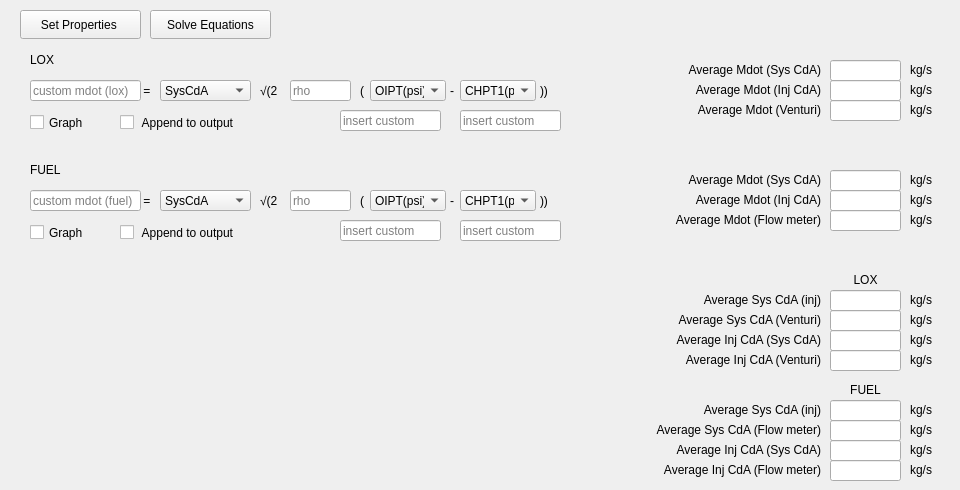
   <widget class="QWidget" name="tab_2">
    <attribute name="title">
     <string>Calcs</string>
    </attribute>
    <widget class="QLabel" name="Equals_1">
     <property name="geometry">
      <rect>
       <x>140</x>
       <y>80</y>
       <width>21</width>
       <height>21</height>
      </rect>
     </property>
     <property name="text">
      <string> =</string>
     </property>
    </widget>
    <widget class="QComboBox" name="loxDP1Combo">
     <property name="geometry">
      <rect>
       <x>370</x>
       <y>80</y>
       <width>76</width>
       <height>21</height>
      </rect>
     </property>
     <item>
      <property name="text">
       <string>OIPT(psi)</string>
      </property>
     </item>
    </widget>
    <widget class="QLabel" name="Equation1">
     <property name="geometry">
      <rect>
       <x>260</x>
       <y>80</y>
       <width>41</width>
       <height>21</height>
      </rect>
     </property>
     <property name="text">
      <string>√(2</string>
     </property>
    </widget>
    <widget class="QLabel" name="Equation1_2">
     <property name="geometry">
      <rect>
       <x>360</x>
       <y>80</y>
       <width>16</width>
       <height>21</height>
      </rect>
     </property>
     <property name="text">
      <string>(</string>
     </property>
    </widget>
    <widget class="QLabel" name="Equation1_3">
     <property name="geometry">
      <rect>
       <x>450</x>
       <y>80</y>
       <width>16</width>
       <height>21</height>
      </rect>
     </property>
     <property name="text">
      <string>-</string>
     </property>
    </widget>
    <widget class="QComboBox" name="loxDP2Combo">
     <property name="geometry">
      <rect>
       <x>460</x>
       <y>80</y>
       <width>76</width>
       <height>21</height>
      </rect>
     </property>
     <item>
      <property name="text">
       <string>CHPT1(psi)</string>
      </property>
     </item>
     <item>
      <property name="text">
       <string>CHPT2(psi)</string>
      </property>
     </item>
    </widget>
    <widget class="QPushButton" name="solveEqnsButton">
     <property name="geometry">
      <rect>
       <x>150</x>
       <y>10</y>
       <width>121</width>
       <height>29</height>
      </rect>
     </property>
     <property name="text">
      <string>Solve Equations</string>
     </property>
    </widget>
    <widget class="QLabel" name="Equation1_4">
     <property name="geometry">
      <rect>
       <x>540</x>
       <y>80</y>
       <width>16</width>
       <height>21</height>
      </rect>
     </property>
     <property name="text">
      <string>))</string>
     </property>
    </widget>
    <widget class="QPushButton" name="setPropertiesButton">
     <property name="geometry">
      <rect>
       <x>20</x>
       <y>10</y>
       <width>121</width>
       <height>29</height>
      </rect>
     </property>
     <property name="text">
      <string>Set Properties </string>
     </property>
    </widget>
    <widget class="QLabel" name="loxLabelCalcs">
     <property name="geometry">
      <rect>
       <x>30</x>
       <y>50</y>
       <width>63</width>
       <height>20</height>
      </rect>
     </property>
     <property name="text">
      <string>LOX</string>
     </property>
    </widget>
    <widget class="QLineEdit" name="loxRhoBox">
     <property name="geometry">
      <rect>
       <x>290</x>
       <y>80</y>
       <width>61</width>
       <height>21</height>
      </rect>
     </property>
     <property name="text">
      <string/>
     </property>
     <property name="placeholderText">
      <string>rho</string>
     </property>
    </widget>
    <widget class="QComboBox" name="loxSysCdACombo">
     <property name="geometry">
      <rect>
       <x>160</x>
       <y>80</y>
       <width>91</width>
       <height>21</height>
      </rect>
     </property>
     <item>
      <property name="text">
       <string>SysCdA</string>
      </property>
     </item>
     <item>
      <property name="text">
       <string>InjCdA</string>
      </property>
     </item>
    </widget>
    <widget class="QLabel" name="label_2">
     <property name="geometry">
      <rect>
       <x>650</x>
       <y>60</y>
       <width>171</width>
       <height>20</height>
      </rect>
     </property>
     <property name="text">
      <string>Average Mdot (Sys CdA)</string>
     </property>
     <property name="alignment">
      <set>Qt::AlignmentFlag::AlignRight|Qt::AlignmentFlag::AlignTrailing|Qt::AlignmentFlag::AlignVCenter</set>
     </property>
    </widget>
    <widget class="QLineEdit" name="loxMdotSysAvg">
     <property name="geometry">
      <rect>
       <x>830</x>
       <y>60</y>
       <width>71</width>
       <height>21</height>
      </rect>
     </property>
    </widget>
    <widget class="QLabel" name="label_3">
     <property name="geometry">
      <rect>
       <x>650</x>
       <y>80</y>
       <width>171</width>
       <height>20</height>
      </rect>
     </property>
     <property name="text">
      <string>Average Mdot (Inj CdA)</string>
     </property>
     <property name="alignment">
      <set>Qt::AlignmentFlag::AlignRight|Qt::AlignmentFlag::AlignTrailing|Qt::AlignmentFlag::AlignVCenter</set>
     </property>
    </widget>
    <widget class="QLabel" name="label_4">
     <property name="geometry">
      <rect>
       <x>650</x>
       <y>100</y>
       <width>171</width>
       <height>20</height>
      </rect>
     </property>
     <property name="text">
      <string>Average Mdot (Venturi)</string>
     </property>
     <property name="alignment">
      <set>Qt::AlignmentFlag::AlignRight|Qt::AlignmentFlag::AlignTrailing|Qt::AlignmentFlag::AlignVCenter</set>
     </property>
    </widget>
    <widget class="QLineEdit" name="loxMdotInjAvg">
     <property name="geometry">
      <rect>
       <x>830</x>
       <y>80</y>
       <width>71</width>
       <height>21</height>
      </rect>
     </property>
    </widget>
    <widget class="QLineEdit" name="loxMdotVenAvg">
     <property name="geometry">
      <rect>
       <x>830</x>
       <y>100</y>
       <width>71</width>
       <height>21</height>
      </rect>
     </property>
    </widget>
    <widget class="QLabel" name="label_5">
     <property name="geometry">
      <rect>
       <x>910</x>
       <y>60</y>
       <width>41</width>
       <height>20</height>
      </rect>
     </property>
     <property name="text">
      <string>kg/s</string>
     </property>
    </widget>
    <widget class="QLabel" name="label_6">
     <property name="geometry">
      <rect>
       <x>910</x>
       <y>80</y>
       <width>41</width>
       <height>20</height>
      </rect>
     </property>
     <property name="text">
      <string>kg/s</string>
     </property>
    </widget>
    <widget class="QLabel" name="label_7">
     <property name="geometry">
      <rect>
       <x>910</x>
       <y>100</y>
       <width>41</width>
       <height>20</height>
      </rect>
     </property>
     <property name="text">
      <string>kg/s</string>
     </property>
    </widget>
    <widget class="QCheckBox" name="loxGraphCheck">
     <property name="geometry">
      <rect>
       <x>30</x>
       <y>110</y>
       <width>92</width>
       <height>25</height>
      </rect>
     </property>
     <property name="text">
      <string>Graph</string>
     </property>
    </widget>
    <widget class="QCheckBox" name="loxAppendCheck">
     <property name="geometry">
      <rect>
       <x>120</x>
       <y>110</y>
       <width>151</width>
       <height>25</height>
      </rect>
     </property>
     <property name="text">
      <string> Append to output</string>
     </property>
    </widget>
    <widget class="QLineEdit" name="fuelRhoBox">
     <property name="geometry">
      <rect>
       <x>290</x>
       <y>190</y>
       <width>61</width>
       <height>21</height>
      </rect>
     </property>
     <property name="text">
      <string/>
     </property>
     <property name="placeholderText">
      <string>rho</string>
     </property>
    </widget>
    <widget class="QLabel" name="Equals_2">
     <property name="geometry">
      <rect>
       <x>140</x>
       <y>190</y>
       <width>21</width>
       <height>21</height>
      </rect>
     </property>
     <property name="text">
      <string> =</string>
     </property>
    </widget>
    <widget class="QLabel" name="label_8">
     <property name="geometry">
      <rect>
       <x>910</x>
       <y>170</y>
       <width>41</width>
       <height>20</height>
      </rect>
     </property>
     <property name="text">
      <string>kg/s</string>
     </property>
    </widget>
    <widget class="QComboBox" name="fuelDP2Combo">
     <property name="geometry">
      <rect>
       <x>460</x>
       <y>190</y>
       <width>76</width>
       <height>21</height>
      </rect>
     </property>
     <item>
      <property name="text">
       <string>CHPT1(psi)</string>
      </property>
     </item>
     <item>
      <property name="text">
       <string>CHPT2(psi)</string>
      </property>
     </item>
    </widget>
    <widget class="QLabel" name="label_9">
     <property name="geometry">
      <rect>
       <x>630</x>
       <y>210</y>
       <width>191</width>
       <height>20</height>
      </rect>
     </property>
     <property name="text">
      <string>Average Mdot (Flow meter)</string>
     </property>
     <property name="alignment">
      <set>Qt::AlignmentFlag::AlignRight|Qt::AlignmentFlag::AlignTrailing|Qt::AlignmentFlag::AlignVCenter</set>
     </property>
    </widget>
    <widget class="QLabel" name="Equation1_5">
     <property name="geometry">
      <rect>
       <x>450</x>
       <y>190</y>
       <width>16</width>
       <height>21</height>
      </rect>
     </property>
     <property name="text">
      <string>-</string>
     </property>
    </widget>
    <widget class="QLineEdit" name="fuelMdotFlowAvg">
     <property name="geometry">
      <rect>
       <x>830</x>
       <y>210</y>
       <width>71</width>
       <height>21</height>
      </rect>
     </property>
    </widget>
    <widget class="QLabel" name="label_10">
     <property name="geometry">
      <rect>
       <x>910</x>
       <y>190</y>
       <width>41</width>
       <height>20</height>
      </rect>
     </property>
     <property name="text">
      <string>kg/s</string>
     </property>
    </widget>
    <widget class="QLabel" name="label_11">
     <property name="geometry">
      <rect>
       <x>650</x>
       <y>190</y>
       <width>171</width>
       <height>20</height>
      </rect>
     </property>
     <property name="text">
      <string>Average Mdot (Inj CdA)</string>
     </property>
     <property name="alignment">
      <set>Qt::AlignmentFlag::AlignRight|Qt::AlignmentFlag::AlignTrailing|Qt::AlignmentFlag::AlignVCenter</set>
     </property>
    </widget>
    <widget class="QComboBox" name="fuelDP1Combo">
     <property name="geometry">
      <rect>
       <x>370</x>
       <y>190</y>
       <width>76</width>
       <height>21</height>
      </rect>
     </property>
     <item>
      <property name="text">
       <string>OIPT(psi)</string>
      </property>
     </item>
    </widget>
    <widget class="QLabel" name="label_12">
     <property name="geometry">
      <rect>
       <x>650</x>
       <y>170</y>
       <width>171</width>
       <height>20</height>
      </rect>
     </property>
     <property name="text">
      <string>Average Mdot (Sys CdA)</string>
     </property>
     <property name="alignment">
      <set>Qt::AlignmentFlag::AlignRight|Qt::AlignmentFlag::AlignTrailing|Qt::AlignmentFlag::AlignVCenter</set>
     </property>
    </widget>
    <widget class="QLabel" name="label_13">
     <property name="geometry">
      <rect>
       <x>910</x>
       <y>210</y>
       <width>41</width>
       <height>20</height>
      </rect>
     </property>
     <property name="text">
      <string>kg/s</string>
     </property>
    </widget>
    <widget class="QLabel" name="fuelLabelCalcs">
     <property name="geometry">
      <rect>
       <x>30</x>
       <y>160</y>
       <width>63</width>
       <height>20</height>
      </rect>
     </property>
     <property name="text">
      <string>FUEL</string>
     </property>
    </widget>
    <widget class="QLabel" name="Equation1_6">
     <property name="geometry">
      <rect>
       <x>360</x>
       <y>190</y>
       <width>16</width>
       <height>21</height>
      </rect>
     </property>
     <property name="text">
      <string>(</string>
     </property>
    </widget>
    <widget class="QLabel" name="Equation1_7">
     <property name="geometry">
      <rect>
       <x>260</x>
       <y>190</y>
       <width>41</width>
       <height>21</height>
      </rect>
     </property>
     <property name="text">
      <string>√(2</string>
     </property>
    </widget>
    <widget class="QLineEdit" name="fuelMdotSysAvg">
     <property name="geometry">
      <rect>
       <x>830</x>
       <y>170</y>
       <width>71</width>
       <height>21</height>
      </rect>
     </property>
    </widget>
    <widget class="QLineEdit" name="fuelMdotInjAvg">
     <property name="geometry">
      <rect>
       <x>830</x>
       <y>190</y>
       <width>71</width>
       <height>21</height>
      </rect>
     </property>
    </widget>
    <widget class="QComboBox" name="fuelSysCdACombo">
     <property name="geometry">
      <rect>
       <x>160</x>
       <y>190</y>
       <width>91</width>
       <height>21</height>
      </rect>
     </property>
     <item>
      <property name="text">
       <string>SysCdA</string>
      </property>
     </item>
     <item>
      <property name="text">
       <string>InjCdA</string>
      </property>
     </item>
    </widget>
    <widget class="QLabel" name="Equation1_8">
     <property name="geometry">
      <rect>
       <x>540</x>
       <y>190</y>
       <width>16</width>
       <height>21</height>
      </rect>
     </property>
     <property name="text">
      <string>))</string>
     </property>
    </widget>
    <widget class="QCheckBox" name="fuelAppendCheck">
     <property name="geometry">
      <rect>
       <x>120</x>
       <y>220</y>
       <width>151</width>
       <height>25</height>
      </rect>
     </property>
     <property name="text">
      <string> Append to output</string>
     </property>
    </widget>
    <widget class="QCheckBox" name="fuelGraphCheck">
     <property name="geometry">
      <rect>
       <x>30</x>
       <y>220</y>
       <width>92</width>
       <height>25</height>
      </rect>
     </property>
     <property name="text">
      <string>Graph</string>
     </property>
    </widget>
    <widget class="QLineEdit" name="loxCustomDP1">
     <property name="geometry">
      <rect>
       <x>340</x>
       <y>110</y>
       <width>101</width>
       <height>21</height>
      </rect>
     </property>
     <property name="text">
      <string/>
     </property>
     <property name="placeholderText">
      <string>insert custom</string>
     </property>
    </widget>
    <widget class="QLineEdit" name="loxCustomDP2">
     <property name="geometry">
      <rect>
       <x>460</x>
       <y>110</y>
       <width>101</width>
       <height>21</height>
      </rect>
     </property>
     <property name="placeholderText">
      <string>insert custom</string>
     </property>
    </widget>
    <widget class="QLineEdit" name="fuelCustomDP1">
     <property name="geometry">
      <rect>
       <x>340</x>
       <y>220</y>
       <width>101</width>
       <height>21</height>
      </rect>
     </property>
     <property name="text">
      <string/>
     </property>
     <property name="placeholderText">
      <string>insert custom</string>
     </property>
    </widget>
    <widget class="QLineEdit" name="fuelCustomDP2">
     <property name="geometry">
      <rect>
       <x>460</x>
       <y>220</y>
       <width>101</width>
       <height>21</height>
      </rect>
     </property>
     <property name="placeholderText">
      <string>insert custom</string>
     </property>
    </widget>
    <widget class="QLineEdit" name="loxCus">
     <property name="geometry">
      <rect>
       <x>30</x>
       <y>80</y>
       <width>111</width>
       <height>21</height>
      </rect>
     </property>
     <property name="placeholderText">
      <string>custom mdot (lox)</string>
     </property>
    </widget>
    <widget class="QLineEdit" name="fuelCus">
     <property name="geometry">
      <rect>
       <x>30</x>
       <y>190</y>
       <width>111</width>
       <height>21</height>
      </rect>
     </property>
     <property name="placeholderText">
      <string>custom mdot (fuel)</string>
     </property>
    </widget>
    <widget class="QLabel" name="label_14">
     <property name="geometry">
      <rect>
       <x>630</x>
       <y>290</y>
       <width>191</width>
       <height>20</height>
      </rect>
     </property>
     <property name="text">
      <string>Average Sys CdA (inj)</string>
     </property>
     <property name="alignment">
      <set>Qt::AlignmentFlag::AlignRight|Qt::AlignmentFlag::AlignTrailing|Qt::AlignmentFlag::AlignVCenter</set>
     </property>
    </widget>
    <widget class="QLabel" name="label_15">
     <property name="geometry">
      <rect>
       <x>910</x>
       <y>290</y>
       <width>41</width>
       <height>20</height>
      </rect>
     </property>
     <property name="text">
      <string>kg/s</string>
     </property>
    </widget>
    <widget class="QLineEdit" name="loxSysCdaInjAvg">
     <property name="geometry">
      <rect>
       <x>830</x>
       <y>290</y>
       <width>71</width>
       <height>21</height>
      </rect>
     </property>
    </widget>
    <widget class="QLabel" name="label_16">
     <property name="geometry">
      <rect>
       <x>910</x>
       <y>310</y>
       <width>41</width>
       <height>20</height>
      </rect>
     </property>
     <property name="text">
      <string>kg/s</string>
     </property>
    </widget>
    <widget class="QLabel" name="label_17">
     <property name="geometry">
      <rect>
       <x>630</x>
       <y>310</y>
       <width>191</width>
       <height>20</height>
      </rect>
     </property>
     <property name="text">
      <string>Average Sys CdA (Venturi)</string>
     </property>
     <property name="alignment">
      <set>Qt::AlignmentFlag::AlignRight|Qt::AlignmentFlag::AlignTrailing|Qt::AlignmentFlag::AlignVCenter</set>
     </property>
    </widget>
    <widget class="QLineEdit" name="loxSysCdaVenAvg">
     <property name="geometry">
      <rect>
       <x>830</x>
       <y>310</y>
       <width>71</width>
       <height>21</height>
      </rect>
     </property>
    </widget>
    <widget class="QLabel" name="label_18">
     <property name="geometry">
      <rect>
       <x>910</x>
       <y>330</y>
       <width>41</width>
       <height>20</height>
      </rect>
     </property>
     <property name="text">
      <string>kg/s</string>
     </property>
    </widget>
    <widget class="QLabel" name="label_19">
     <property name="geometry">
      <rect>
       <x>630</x>
       <y>330</y>
       <width>191</width>
       <height>20</height>
      </rect>
     </property>
     <property name="text">
      <string>Average Inj CdA (Sys CdA)</string>
     </property>
     <property name="alignment">
      <set>Qt::AlignmentFlag::AlignRight|Qt::AlignmentFlag::AlignTrailing|Qt::AlignmentFlag::AlignVCenter</set>
     </property>
    </widget>
    <widget class="QLineEdit" name="loxInjCdaSysAvg">
     <property name="geometry">
      <rect>
       <x>830</x>
       <y>330</y>
       <width>71</width>
       <height>21</height>
      </rect>
     </property>
    </widget>
    <widget class="QLabel" name="label_20">
     <property name="geometry">
      <rect>
       <x>910</x>
       <y>350</y>
       <width>41</width>
       <height>20</height>
      </rect>
     </property>
     <property name="text">
      <string>kg/s</string>
     </property>
    </widget>
    <widget class="QLabel" name="accidentlyRenamedLol">
     <property name="geometry">
      <rect>
       <x>630</x>
       <y>350</y>
       <width>191</width>
       <height>20</height>
      </rect>
     </property>
     <property name="text">
      <string>Average Inj CdA (Venturi)</string>
     </property>
     <property name="alignment">
      <set>Qt::AlignmentFlag::AlignRight|Qt::AlignmentFlag::AlignTrailing|Qt::AlignmentFlag::AlignVCenter</set>
     </property>
    </widget>
    <widget class="QLineEdit" name="loxInjCdaVenAvg">
     <property name="geometry">
      <rect>
       <x>830</x>
       <y>350</y>
       <width>71</width>
       <height>21</height>
      </rect>
     </property>
    </widget>
    <widget class="QLabel" name="label_22">
     <property name="geometry">
      <rect>
       <x>630</x>
       <y>440</y>
       <width>191</width>
       <height>20</height>
      </rect>
     </property>
     <property name="text">
      <string>Average Inj CdA (Sys CdA)</string>
     </property>
     <property name="alignment">
      <set>Qt::AlignmentFlag::AlignRight|Qt::AlignmentFlag::AlignTrailing|Qt::AlignmentFlag::AlignVCenter</set>
     </property>
    </widget>
    <widget class="QLineEdit" name="fuelSysCdaVenAvg">
     <property name="geometry">
      <rect>
       <x>830</x>
       <y>420</y>
       <width>71</width>
       <height>21</height>
      </rect>
     </property>
    </widget>
    <widget class="QLabel" name="label_23">
     <property name="geometry">
      <rect>
       <x>620</x>
       <y>420</y>
       <width>201</width>
       <height>20</height>
      </rect>
     </property>
     <property name="text">
      <string>Average Sys CdA (Flow meter)</string>
     </property>
     <property name="alignment">
      <set>Qt::AlignmentFlag::AlignRight|Qt::AlignmentFlag::AlignTrailing|Qt::AlignmentFlag::AlignVCenter</set>
     </property>
    </widget>
    <widget class="QLabel" name="label_24">
     <property name="geometry">
      <rect>
       <x>620</x>
       <y>460</y>
       <width>201</width>
       <height>20</height>
      </rect>
     </property>
     <property name="text">
      <string>Average Inj CdA (Flow meter)</string>
     </property>
     <property name="alignment">
      <set>Qt::AlignmentFlag::AlignRight|Qt::AlignmentFlag::AlignTrailing|Qt::AlignmentFlag::AlignVCenter</set>
     </property>
    </widget>
    <widget class="QLabel" name="label_25">
     <property name="geometry">
      <rect>
       <x>910</x>
       <y>460</y>
       <width>41</width>
       <height>20</height>
      </rect>
     </property>
     <property name="text">
      <string>kg/s</string>
     </property>
    </widget>
    <widget class="QLineEdit" name="fuelInjCdaSysAvg">
     <property name="geometry">
      <rect>
       <x>830</x>
       <y>440</y>
       <width>71</width>
       <height>21</height>
      </rect>
     </property>
    </widget>
    <widget class="QLabel" name="label_26">
     <property name="geometry">
      <rect>
       <x>910</x>
       <y>420</y>
       <width>41</width>
       <height>20</height>
      </rect>
     </property>
     <property name="text">
      <string>kg/s</string>
     </property>
    </widget>
    <widget class="QLabel" name="label_27">
     <property name="geometry">
      <rect>
       <x>910</x>
       <y>400</y>
       <width>41</width>
       <height>20</height>
      </rect>
     </property>
     <property name="text">
      <string>kg/s</string>
     </property>
    </widget>
    <widget class="QLabel" name="label_28">
     <property name="geometry">
      <rect>
       <x>910</x>
       <y>440</y>
       <width>41</width>
       <height>20</height>
      </rect>
     </property>
     <property name="text">
      <string>kg/s</string>
     </property>
    </widget>
    <widget class="QLabel" name="label_29">
     <property name="geometry">
      <rect>
       <x>630</x>
       <y>400</y>
       <width>191</width>
       <height>20</height>
      </rect>
     </property>
     <property name="text">
      <string>Average Sys CdA (inj)</string>
     </property>
     <property name="alignment">
      <set>Qt::AlignmentFlag::AlignRight|Qt::AlignmentFlag::AlignTrailing|Qt::AlignmentFlag::AlignVCenter</set>
     </property>
    </widget>
    <widget class="QLineEdit" name="fuelSysCdaInjAvg">
     <property name="geometry">
      <rect>
       <x>830</x>
       <y>400</y>
       <width>71</width>
       <height>21</height>
      </rect>
     </property>
    </widget>
    <widget class="QLineEdit" name="fuelInjCdaVenAvg">
     <property name="geometry">
      <rect>
       <x>830</x>
       <y>460</y>
       <width>71</width>
       <height>21</height>
      </rect>
     </property>
    </widget>
    <widget class="QLabel" name="label_30">
     <property name="geometry">
      <rect>
       <x>840</x>
       <y>270</y>
       <width>51</width>
       <height>20</height>
      </rect>
     </property>
     <property name="text">
      <string>LOX</string>
     </property>
     <property name="alignment">
      <set>Qt::AlignmentFlag::AlignCenter</set>
     </property>
    </widget>
    <widget class="QLabel" name="label_31">
     <property name="geometry">
      <rect>
       <x>840</x>
       <y>380</y>
       <width>51</width>
       <height>20</height>
      </rect>
     </property>
     <property name="text">
      <string>FUEL</string>
     </property>
     <property name="alignment">
      <set>Qt::AlignmentFlag::AlignCenter</set>
     </property>
    </widget>
   </widget>
